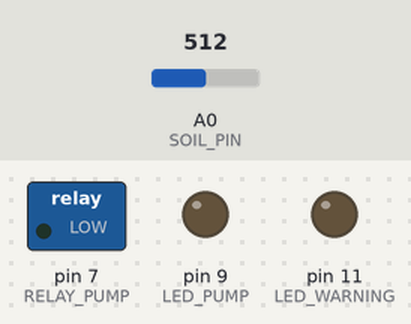
Bench run of a sketch on a simulated Arduino Uno, built with avr-gcc and run on an emulated ATmega328P. On the bench: switched loads named in the sketch (green lamp = pin HIGH), output pins drawn as LEDs (lit = HIGH). Inputs (shaded band) come from the test bench; at power-on: A0 (SOIL_PIN) = 512. What the sketch prints to the serial monitor is not drawn.

Above: at 1.8 s.
1.9 s: A0 (SOIL_PIN) set to 434
3.4 s: A0 (SOIL_PIN) set to 404
At 5.4 s:
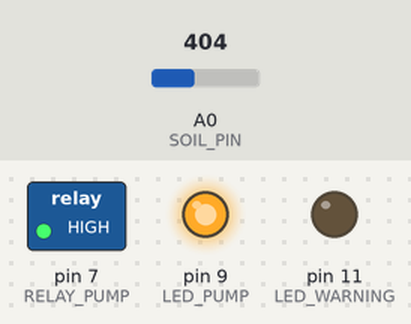
At 35.2 s:
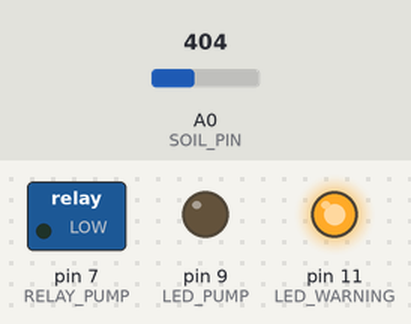
Timing chart, 0 to 35.6 s (numbered marks = the images above; inputs shaded):
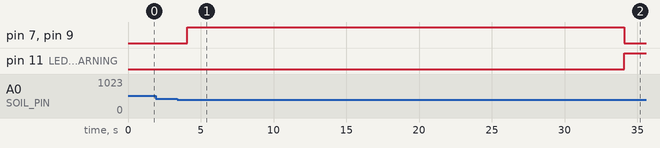

Measured:
- the behaviour switches between 420 and 419 on A0 (SOIL_PIN) (found by bisection; images 0 and 1)
- after the input at 1.9 s, every drawn part: stays the same
- after the input at 3.4 s, pin 7 (RELAY_PUMP), pin 9 (LED_PUMP): LOW → HIGH after 0.66 s, → LOW 30.0 s later; pin 11 (LED_WARNING): LOW → HIGH after 30.7 s

The sketch:

04_safe_watering.ino
```cpp
/*
 * 第三組：土壤水份控制組
 * 範例 4：安全澆水機制
 *
 * 學習重點：
 * - 最大澆水時間限制
 * - 澆水間隔保護（冷卻時間）
 * - millis() 時間管理
 */

#define SOIL_PIN A0
#define RELAY_PUMP 7
#define LED_PUMP 9
#define LED_WARNING 11    // 紅色 LED 警告

// 校正值與門檻
int DRY_VALUE = 300;
int WET_VALUE = 700;
int DRY_THRESHOLD = 30;
int WET_THRESHOLD = 60;

// 安全限制
#define MAX_PUMP_TIME 30000     // 最大澆水時間：30 秒
#define MIN_PUMP_INTERVAL 60000 // 最小間隔時間：60 秒

#define RELAY_ACTIVE_HIGH true

bool pumpOn = false;
unsigned long pumpStartTime = 0;  // 開始澆水時間
unsigned long pumpStopTime = 0;   // 停止澆水時間
bool safetyLockout = false;       // 安全鎖定狀態

void setup() {
  pinMode(RELAY_PUMP, OUTPUT);
  pinMode(LED_PUMP, OUTPUT);
  pinMode(LED_WARNING, OUTPUT);

  relayOff(RELAY_PUMP);
  digitalWrite(LED_PUMP, LOW);
  digitalWrite(LED_WARNING, LOW);

  Serial.begin(9600);
  Serial.println("=== 安全澆水控制系統 ===");
  Serial.println();
  Serial.print("最大澆水時間: ");
  Serial.print(MAX_PUMP_TIME / 1000);
  Serial.println(" 秒");
  Serial.print("最小間隔時間: ");
  Serial.print(MIN_PUMP_INTERVAL / 1000);
  Serial.println(" 秒");
  Serial.println();
}

void loop() {
  unsigned long currentTime = millis();

  // 讀取土壤濕度
  int rawValue = analogRead(SOIL_PIN);
  int moisture = map(rawValue, DRY_VALUE, WET_VALUE, 0, 100);
  moisture = constrain(moisture, 0, 100);

  // 檢查安全鎖定是否解除
  if (safetyLockout) {
    unsigned long timeSinceStop = currentTime - pumpStopTime;
    if (timeSinceStop >= MIN_PUMP_INTERVAL) {
      safetyLockout = false;
      digitalWrite(LED_WARNING, LOW);
      Serial.println(">>> 冷卻時間結束，可以再次澆水 <<<");
    }
  }

  // 如果正在澆水，檢查是否超時
  if (pumpOn) {
    unsigned long pumpDuration = currentTime - pumpStartTime;

    if (pumpDuration >= MAX_PUMP_TIME) {
      // 強制停止澆水
      Serial.println("!!! 警告：達到最大澆水時間，強制停止 !!!");
      stopPump();
      safetyLockout = true;
      digitalWrite(LED_WARNING, HIGH);
    } else if (moisture > WET_THRESHOLD) {
      // 正常停止
      Serial.println(">>> 土壤濕潤，停止澆水 <<<");
      stopPump();
    }
  } else {
    // 檢查是否需要澆水
    if (!safetyLockout && moisture < DRY_THRESHOLD) {
      Serial.println(">>> 土壤乾燥，開始澆水 <<<");
      startPump();
    }
  }

  // 顯示狀態
  displayStatus(moisture, currentTime);

  delay(1000);
}

void startPump() {
  pumpOn = true;
  pumpStartTime = millis();
  relayOn(RELAY_PUMP);
  digitalWrite(LED_PUMP, HIGH);
}

void stopPump() {
  pumpOn = false;
  pumpStopTime = millis();
  relayOff(RELAY_PUMP);
  digitalWrite(LED_PUMP, LOW);
}

void displayStatus(int moisture, unsigned long currentTime) {
  Serial.print("濕度: ");
  Serial.print(moisture);
  Serial.print("% | 馬達: ");

  if (pumpOn) {
    unsigned long duration = (currentTime - pumpStartTime) / 1000;
    Serial.print("運轉中 (");
    Serial.print(duration);
    Serial.print("/");
    Serial.print(MAX_PUMP_TIME / 1000);
    Serial.print("秒)");
  } else if (safetyLockout) {
    unsigned long remaining = (MIN_PUMP_INTERVAL - (currentTime - pumpStopTime)) / 1000;
    Serial.print("冷卻中 (");
    Serial.print(remaining);
    Serial.print("秒)");
  } else {
    Serial.print("待機");
  }

  Serial.println();
}

void relayOn(int pin) {
  digitalWrite(pin, RELAY_ACTIVE_HIGH ? HIGH : LOW);
}

void relayOff(int pin) {
  digitalWrite(pin, RELAY_ACTIVE_HIGH ? LOW : HIGH);
}

/*
 * 知識補充：
 *
 * 為什麼需要安全機制？
 *
 * 1. 感測器故障：
 *    - 如果感測器損壞一直回報「乾燥」
 *    - 沒有限制會一直澆水造成水災
 *
 * 2. 馬達保護：
 *    - 連續運轉會過熱
 *    - 冷卻時間讓馬達休息
 *
 * 3. 水資源保護：
 *    - 避免過度澆水浪費水
 *    - 防止植物爛根
 *
 * millis() 函數：
 * - 回傳 Arduino 開機後的毫秒數
 * - 約 49 天會溢位歸零
 * - 適合長時間運行的程式
 * - 不會被 delay() 影響
 *
 * 練習題：
 * 1. 加入「緊急停止」按鈕
 * 2. 記錄每次澆水的時間與水量
 * 3. 加入「維護模式」暫停自動控制
 */
```
